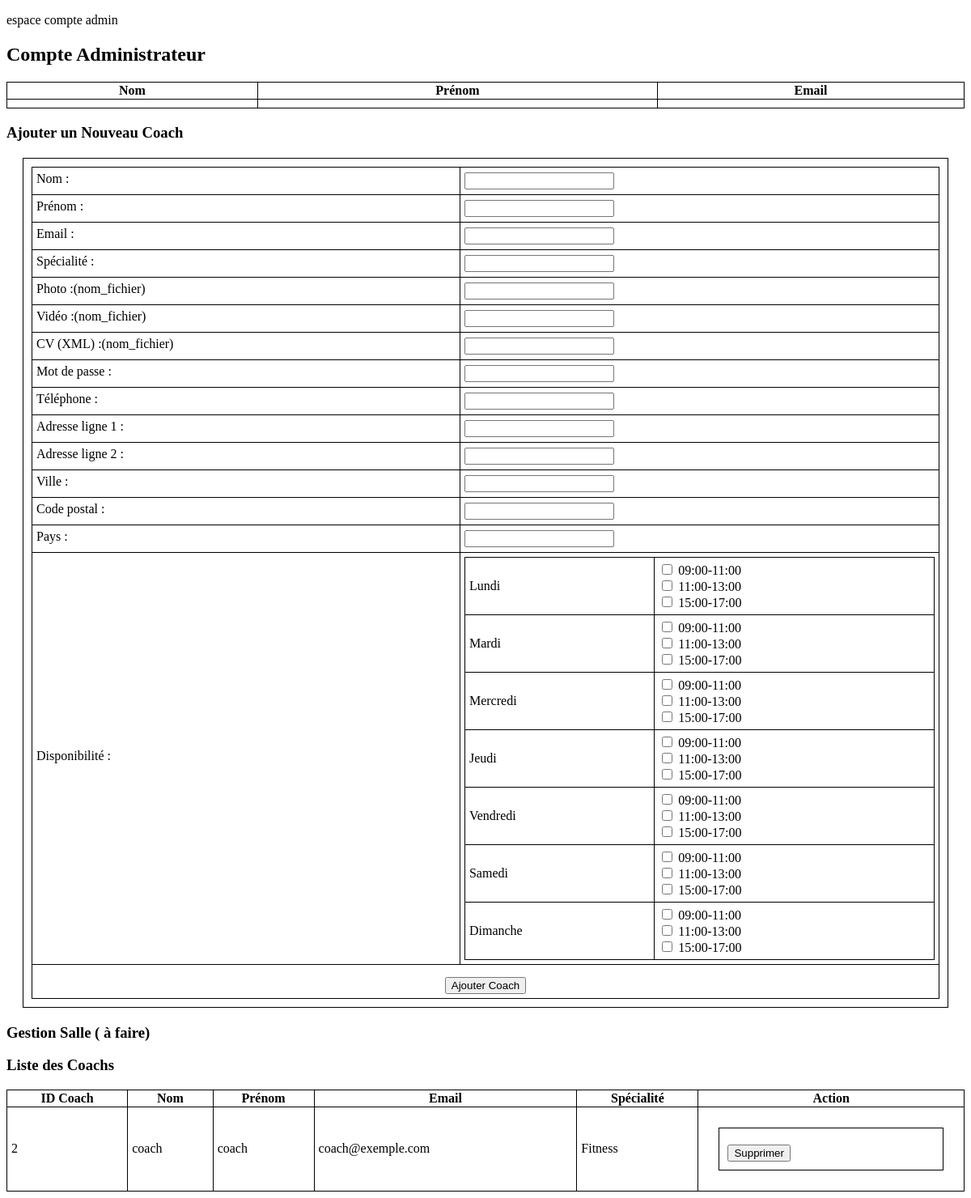
Page /ACCOUNT_admin.php on the committed database.
### tables this page shows
CREATE TABLE coach (
                       id_coach INT PRIMARY KEY AUTO_INCREMENT,
                       nom VARCHAR(50) NOT NULL,
                       prenom VARCHAR(50) NOT NULL,
                       email VARCHAR(100) UNIQUE NOT NULL,
                       specialite VARCHAR(100) NOT NULL,
                       photo VARCHAR(50),
                       video VARCHAR(50),
                       cv VARCHAR(50)
);

### ACCOUNT_admin.php (the view, shortened to what this page needs)
<!DOCTYPE html>
<html lang="en">
<head>
    <link href="ACCOUNT.css" rel="stylesheet" type="text/css"/>
</head>
<body>
<div id="section">
    <p>espace compte admin</p>
    <?php
    echo "<h2>Compte Administrateur</h2>";
    echo "<table border='1'>";
    echo "<tr>";
    echo "<th>Nom</th>";
    echo "<th>Prénom</th>";
    echo "<th>Email</th>";
    echo "</tr>";
    echo "<tr>";
    echo "<td>" . (isset($_SESSION['nom']) ? $_SESSION['nom'] : '') . "</td>";
    echo "<td>" . (isset($_SESSION['prenom']) ? $_SESSION['prenom'] : '') . "</td>";
    echo "<td>" . (isset($_SESSION['email']) ? $_SESSION['email'] : '') . "</td>";
    echo "</tr>";
    echo "</table>";
    ?>
    <h3>Ajouter un Nouveau Coach</h3>
    <form method="post" action="src_ajout_coach.php" enctype="multipart/form-data">
        <table>
            <tr>
                <td><label for="nom_coach">Nom :</label></td>
                <td><input type="text" id="nom_coach" name="nom_coach" required></td>
            </tr>
            <tr>
                <td><label for="prenom_coach">Prénom :</label></td>
                <td><input type="text" id="prenom_coach" name="prenom_coach" required></td>
            </tr>
            <tr>
                <td><label for="email_coach">Email :</label></td>
                <td><input type="email" id="email_coach" name="email_coach" required></td>
            </tr>
            <tr>
                <td><label for="specialite_coach">Spécialité :</label></td>
                <td><input type="text" id="specialite_coach" name="specialite_coach" required></td>
            </tr>
            <tr>
                <td><label for="photo_coach">Photo :(nom_fichier)</label></td>
                <td><input type="text" id="photo_coach" name="photo_coach"></td>
            </tr>
            <tr>
                <td><label for="video_coach">Vidéo :(nom_fichier)</label></td>
                <td><input type="text" id="video_coach" name="video_coach"></td>
            </tr>
            <tr>
                <td><label for="cv_coach">CV (XML) :(nom_fichier)</label></td>
                <td><input type="text" id="cv_coach" name="cv_coach"></td>
            </tr>
            <tr>
                <td><label for="password">Mot de passe :</label></td>
                <td><input type="password" id="password" name="password" required></td>
            </tr>
            <tr>
                <td><label for="telephone">Téléphone :</label></td>
                <td><input type="text" id="telephone" name="telephone" required></td>
            </tr>
            <tr>
                <td><label for="adresse_ligne1">Adresse ligne 1 :</label></td>
                <td><input type="text" id="adresse_ligne1" name="adresse_ligne1" required></td>
            </tr>
            <tr>
                <td><label for="adresse_ligne2">Adresse ligne 2 :</label></td>
                <td><input type="text" id="adresse_ligne2" name="adresse_ligne2"></td>
            </tr>
            <tr>
                <td><label for="ville">Ville :</label></td>
                <td><input type="text" id="ville" name="ville" required></td>
            </tr>
            <tr>
                <td><label for="code_postal">Code postal :</label></td>
                <td><input type="text" id="code_postal" name="code_postal" required></td>
            </tr>
            <tr>
                <td><label for="pays">Pays :</label></td>
                <td><input type="text" id="pays" name="pays" required></td>
            </tr>
            <tr>
                <td><label for="disponibilite_coach">Disponibilité :</label></td>
                <td>
                    <table>
                        <?php
                        $jours = ['Lundi', 'Mardi', 'Mercredi', 'Jeudi', 'Vendredi', 'Samedi', 'Dimanche'];
                        $creneaux = [
                            '09:00-11:00' => ['09:00:00', '11:00:00'],
                            '11:00-13:00' => ['11:00:00', '13:00:00'],
                            '15:00-17:00' => ['15:00:00', '17:00:00']
                        ];
                        foreach ($jours as $jour) {
                            echo "<tr><td>$jour</td><td>";
                            foreach ($creneaux as $label => $times) {
                                echo "<input type='checkbox' name='creneaux[$jour][]' value='" . implode(',', $times) . "'> $label<br>";
                            }
                            echo "</td></tr>";
                        }
                        ?>
                    </table>
                </td>
            </tr>
            <tr>
                <td colspan="2" style="text-align: center;">
                    <input type="submit" value="Ajouter Coach">
                </td>
            </tr>
        </table>
    </form>
    <h3>Gestion Salle ( à faire)  </h3>
    <h3>Liste des Coachs</h3>
    <table border="1">
        <?php
        $database = "Sportify";
        $db_handle = mysqli_connect('localhost', 'root', '');
        $db_found = mysqli_select_db($db_handle, $database);
        if ($db_found) {
            $query = "SELECT * FROM coach";
            $result = mysqli_query($db_handle, $query);
            if (mysqli_num_rows($result) > 0) {
                echo "<table border='1'>";
                echo "<tr><th>ID Coach</th><th>Nom</th><th>Prénom</th><th>Email</th><th>Spécialité</th><th>Action</th></tr>";
                while ($row = mysqli_fetch_assoc($result)) {
                    echo "<tr>";
                    echo "<td>" . $row['id_coach'] . "</td>";
                    echo "<td>" . $row['nom'] . "</td>";
                    echo "<td>" . $row['prenom'] . "</td>";
                    echo "<td>" . $row['email'] . "</td>";
                    echo "<td>" . $row['specialite'] . "</td>";
                    echo "<td>";
                    echo "<form method='post' action='src_suppresion_coach.php'>";
                    echo "<input type='submit' value='Supprimer'>";
                    echo "</form>";
                    echo "</td>";
                    echo "</tr>";
                }
                echo "</table>";
            } else {
                echo "Aucun coach trouvé.";
            }
        }
        ?>
    </table>
</div>
</body>
</html>

### ACCOUNT.css (style rules this page uses)
form { border: 1px solid black; padding: 10px; margin: 20px; }
table { border: 1px solid black; width: 100%; border-collapse: collapse; }
td { border: 1px solid black; padding: 5px; }
label { display: block; margin-bottom: 5px; }
input[type="submit"] { margin-top: 10px; }

### rows in the picture
coach: id_coach "2", nom "coach", prenom "coach", email "coach@exemple.com", specialite "Fitness"

### other values in the picture
$jour "Lundi"
$label "09:00-11:00"
$label "11:00-13:00"
$label "15:00-17:00"
$jour "Mardi"
$jour "Mercredi"
$jour "Jeudi"
$jour "Vendredi"
$jour "Samedi"
$jour "Dimanche"
